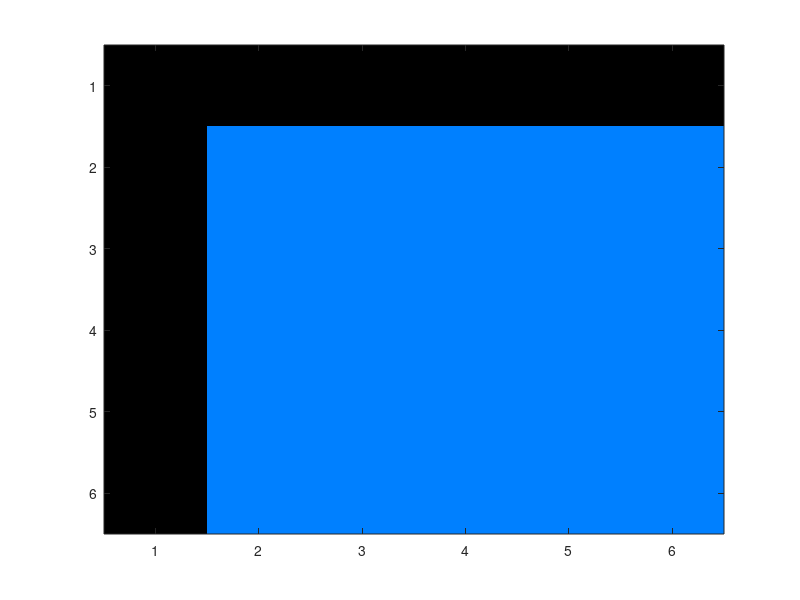

MATLAB code for this plot:
function [out]=activity8()
    out = uint8(zeros(6,6,3));
    out([2:6],[2:6],2)=128;
    out([2:6],[2:6],3)=255;
    disp(out(:,4,1))
    imagesc(out)
    
end